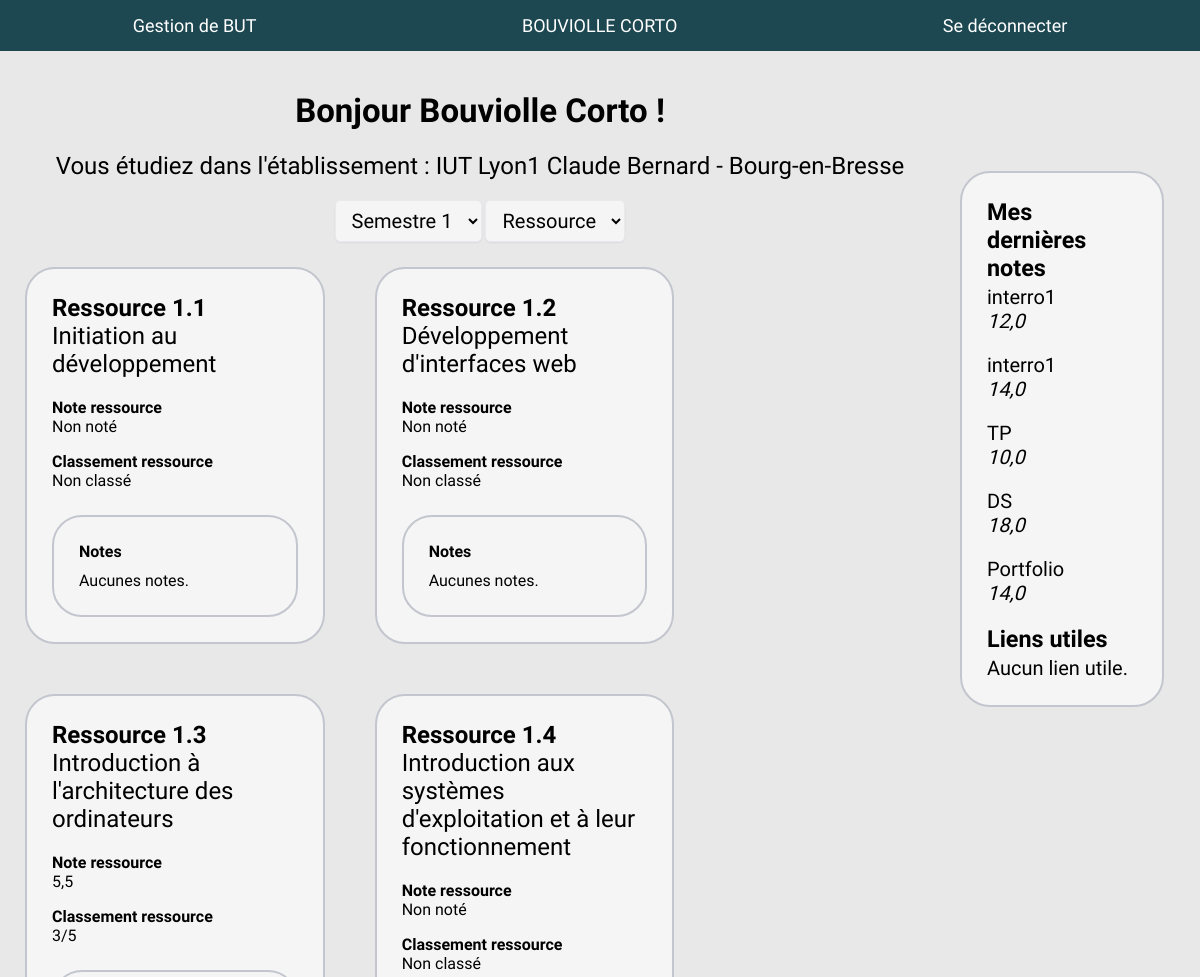
Before: /student/ (signed in, upper part) with the older database file.
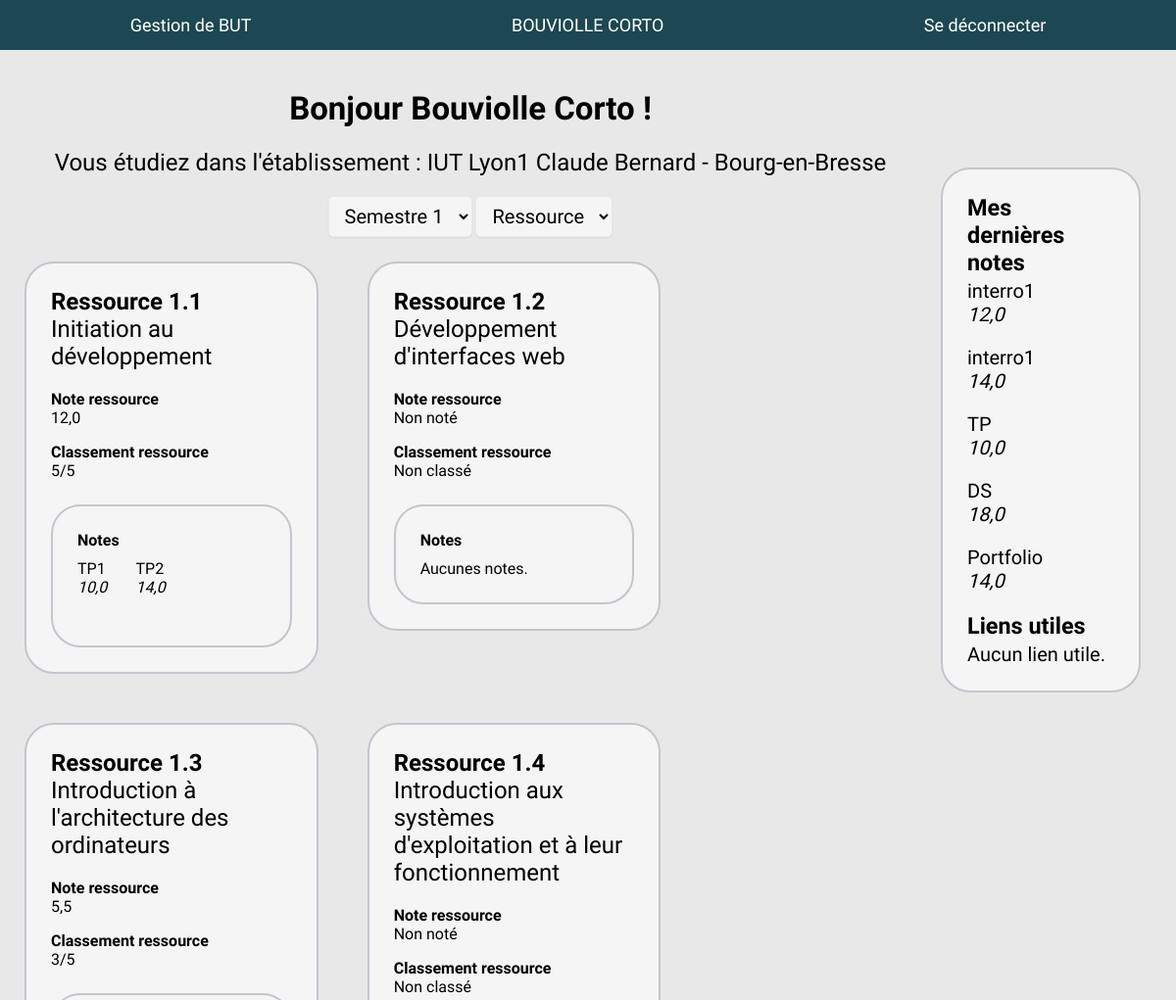
After: the same page with the newer database file.
### main/models.py (models this page shows, shortened)
class Establishment(models.Model):
    name = models.CharField(max_length=80)
    def __str__(self):
        return self.name

class Resource(models.Model):
    number = models.IntegerField(default=None, blank=False, null=True)
    name = models.CharField(max_length=50)
    semester = models.ForeignKey(Semester, on_delete=models.CASCADE, default=None, blank=False, null=True)
    ues = models.ManyToManyField(UE, related_name="resources")
    def __str__(self):
        return f"Ressource {self.semester.number}.{self.number}"
    def getEvaluations(self):
        return Evaluation.objects.filter(resource=self)
    def getNote(self, student):
        nb, sum = 0, 0
        for evaluation in self.getEvaluations():
            note = evaluation.getNote(student)
            if note != None:
                sum += note * evaluation.coef
                nb += evaluation.coef
        return round(sum / nb, 2) if nb > 0 else None
    def getRanking(self, student):
        notes = {}
        for s in student.department.getStudents():
            note = self.getNote(s)
            if note != None:
                notes[s] = note
        if len(notes) > 0:
            notes = dict(sorted(notes.items(), key=lambda notes:notes[1], reverse=True))
            try:
                index = list(notes.keys()).index(student)
                return str(index + 1) + "/" + str(len(notes))
            except ValueError:
                return None
        return None

class Semester(models.Model):
    number = models.IntegerField(default=None, blank=False, null=True)
    department = models.ForeignKey(Department, on_delete=models.CASCADE, default=None, blank=False, null=True)
    def __str__(self):
        return "Semestre " + str(self.number)
    def getResources(self):
        return Resource.objects.filter(semester=self).order_by("number")
    def getUEs(self):
        ues = []								# Liste de retour
        for resource in self.getResources():	# Loop les ressources du semestre
            for ue in resource.ues.all():			# Loop les UEs associés
                if ue not in ues:						# Check pour l'insertion unique d'UE
                    ues.append(ue)							# Insert l'UE dans la liste
        return ues

class Grade(models.Model):
    evaluation = models.ForeignKey(Evaluation, on_delete=models.CASCADE, default=None, blank=False, null=True)
    student = models.ForeignKey(Student, on_delete=models.CASCADE, default=None, blank=False, null=True)
    note = models.FloatField(default=0, blank=False, null=False)
    def __str__(self):
        return self.evaluation.name

class Evaluation(models.Model):
    name = models.CharField(max_length=50)
    professor = models.ForeignKey(Professor, on_delete=models.CASCADE, default=None, blank=False, null=True)
    resource = models.ForeignKey(Resource, on_delete=models.CASCADE, default=None, blank=False, null=True)
    group = models.ForeignKey(Group, on_delete=models.DO_NOTHING, default=None, blank=False, null=True)
    date = models.DateTimeField(default=now)
    max_note = models.IntegerField(default=20, blank=True, null=False)
    coef = models.FloatField(default=1, blank=True, null=False)
    def getGrade(self, student):
        return Grade.objects.filter(evaluation=self, student=student).first()
    def getNote(self, student):
        grade = self.getGrade(student)
        if grade == None:
            return None
        return grade.note

### student/views.py (the view)
# urls.py: path('', index, name="index"),
@login_required
def index(request):
    user = request.user
    student = isStudent(user)
    if student == None:
        return redirect("login")
    department = student.department
    student_view = {}
    for semester in department.getSemesters():
        student_view[semester] = {}, {}
        for resource in semester.getResources():
            student_view[semester][0][resource] = {}, resource.getNote(student), resource.getRanking(student)
            for evaluation in resource.getEvaluations():
                student_view[semester][0][resource][0][evaluation] = evaluation.getNote(student)
        for ue in semester.getUEs():
            student_view[semester][1][ue] = {}, ue.getNote(student), ue.getRanking(student)
            for resource in ue.getResources():
                student_view[semester][1][ue][0][resource] = {}
                for evaluation in resource.getEvaluations():
                    student_view[semester][1][ue][0][resource][evaluation] = evaluation.getNote(student)
    return render(
        request,
        "s_index.html",
        context = {
            "establishment": department.establishment,
            "student_view": student_view,
            "lastGrades": student.getLastGrades(5),
            "validate": department.validateYear(student),
            "usefulLinks": department.getUsefulLinks(),
        }
    )

### main/models.py (called while the page is built)
    def validateYear(self, student):
        mcg = self.min_competence_grade
        mcr = self.min_competence_required
        if mcg == None or mcr == None:
            return None
        grade_sup_to_min = True
        required_to_min = 0
        for competence in self.getCompetences():
            note = competence.getNote(student)
            if note != None:
                grade_sup_to_min = grade_sup_to_min and note > mcg
                if note >= 10:
                    required_to_min += 1
        return grade_sup_to_min and required_to_min >= mcr

    def getCompetences(self):
        return Competence.objects.filter(department=self).order_by("number")

    def getSemesters(self):
        return Semester.objects.filter(department=self).order_by("number")

    def getStudents(self):
        return Student.objects.filter(department=self)

    def getUsefulLinks(self):
        return UsefulLink.objects.filter(department=self).order_by("name")

    def getUEs(self):
        return UE.objects.filter(competence=self).order_by("number")

    def getNote(self, student):
        nb, sum = 0, 0
        for ue in self.getUEs():
            note = ue.getNote(student)
            if note != None:
                sum += note
                nb += 1
        return round(sum / nb, 2) if nb > 0 else None

    def getResources(self):
        return Resource.objects.filter(ues=self).order_by("number")

    def getNote(self, student):
        nb, sum = 0, 0                                  # Nombre de note, Somme des notes
        for resource in self.getResources():            # Loop les ressources de l'UE
            for evaluation in resource.getEvaluations():    # Loop les évaluations associés
                note = evaluation.getNote(student)              # Prend la note de l'étudiant de l'évaluation
                if note != None:                                # Si la note existe
                    sum += note * evaluation.coef                   # Ajoute la note à la somme
                    nb += evaluation.coef                           # Incrémente le nombre de note
        return round(sum / nb, 2) if nb > 0 else None   # Si le nombre de note > 0, retourne une moyenne, sinon None

    def getGrades(self):
        return Grade.objects.filter(student=self)

    def getLastGrades(self, amount):
        return self.getGrades()[:amount]

### student/templates/s_index.html (shortened to what this page needs)
{% extends 'head.html' %}
{% load static %}
{% block content %}
<div class="wrapper left-side">
    <h1>Bonjour {{ user.last_name }} {{ user.first_name }} !</h1>
    <h2>Vous étudiez dans l'établissement : {{ establishment }}</h2>
    <div class="selections">
        <select id="semesterSelection" name="semestre">
            {% for semester in student_view.keys %}
            <option value="{{ semester.id }}">{{ semester }}</option>
            {% endfor %}
        </select>
        <select id="viewSelection" name="view">
            <option value="resource">Ressource</option>
        </select>
    </div>
    <div class="content">
        {% for semester, resources_ues in student_view.items %}
        <div class="semester {{ semester.id }}">
            {% for resource, evaluations in resources_ues.0.items %}
            <div class="resource styled-card hoverable">
                <form class="auto" action="{% url 'student:resource' semester_id=semester.id resource_id=resource.id %}" method="post">
                    <h2><strong>{{ resource }}</strong><br>{{ resource.name }}</h2>
                    <p><strong>Note ressource</strong><br>{{ evaluations.1|default_if_none:"Non noté" }}</p>
                    <p><strong>Classement ressource</strong><br>{{ evaluations.2|default_if_none:"Non classé" }}</p>
                    <div class="styled-card evaluations">
                        <div class="title">Notes</div>
                        {% if not evaluations.0 %}
                        Aucunes notes.
                        {% else %}
                        <div class="carousel">
                            {% for evaluation, note in evaluations.0.items %}
                            <div class="evaluation carousel-item">
                                {{ evaluation.name }}
                                <br>
                                <em>{{ note|default_if_none:"Non noté" }}</em>
                            </div>
                            {% endfor %}
                        </div>
                        {% endif %}
                    </div>
                </form>
            </div>
            {% endfor %}
        </div>
        {% endfor %}
    </div>
</div>
<aside>
    <div class="aside-container styled-card">
        <div class="notes">
            <h3>Mes dernières notes</h3>
            {% if not lastGrades %}
            <p>Aucune note.</p>
            {% else %}
            {% for grade in lastGrades %}
            <div class="note">
                <p>{{ grade }}<br><em>{{ grade.note }}</em></p>
            </div>
            {% endfor %}
            {% endif %}
        </div>
        <div class="links">
            <h3>Liens utiles</h3>
            {% if not usefulLinks %}
            Aucun lien utile.
            {% endif %}
        </div>
    </div>
</aside>
{% endblock %}

### templates/head.html (shortened to what this page needs)
{% load static %}
<!DOCTYPE html>
<html lang="en">
<head>
    <link rel="stylesheet" href="{% static 'css/styles.css' %}" media="all" />
    {% if "/student/" in request.path %}
    <link rel="stylesheet" href="{% static 'css/student.css' %}" media="all" />
    {% elif "/professor/" in request.path %}
    <link rel="stylesheet" href="{% static 'css/professor.css' %}" media="all" />
    <script src="{% static 'js/professor.js' %}" defer></script>
    {% elif "/administrator/" in request.path %}
    <link rel="stylesheet" href="{% static 'css/administrator.css' %}" media="all" />
    <script src="{% static 'js/administrator.js' %}" defer></script>
    {% endif %}
</head>
<body>
    <header>
        <nav>
            <form class="auto" action="{% url 'main:index' %}" method="post">
                <span class="effect-underline">Gestion de BUT</span>
            </form>
            {% if user.is_authenticated %}
            <form class="auto" action="{% url 'profile' %}" method="post">
                <span class="effect-underline">{{ user.last_name|upper }} {{ user.first_name|upper }}</span>
            </form>
            <form class="auto" action="{% url 'logout' %}" method="post">
                <span class="effect-underline">Se déconnecter</span>
            </form>
            {% else %}
            <form class="auto" action="{% url 'login' %}" method="post">
                {% csrf_token %}
                <span class="effect-underline">Se connecter</span>
            </form>
            {% endif %}
        </nav>
    </header>
    <main>
        {% block content %}
        {% endblock %}
    </main>
</body>
</html>

### assets/css/styles.css (style rules this page uses)
:root { --primary-color: #e8e8e8; --element-color: #1D4851; }
html, body { height: 100%; padding: 0; margin: 0; }
body { display: flex; flex-direction: column; font-family: Sora; overflow-y: overlay; box-sizing: border-box; }
main { display: flex; flex-direction: row; padding: 40px 0; user-select: none; background: var(--primary-color); min-height: calc(100% - 52px - 40px * 2); height: auto; overflow: auto; }
h1 { text-align: center; font-size: 33px; margin-top: 0; font-weight: 600; }
h2 { position: relative; z-index: 99; margin-top: 0; font-weight: 400; }
strong { font-weight: 700; }
header { width: 100%; background: var(--element-color); color: #ffffff; font-size: 18px; }
nav { display: flex; flex-direction: row; justify-content: space-around; }
nav > form { cursor: pointer; padding: 15px 17px; }
.effect-underline { position: relative; }
.effect-underline:after { content: ''; position: absolute; left: 0; height: 1em; width: 100%; border-bottom: 1px solid; margin-top: 8px; opacity: 0; transition: opacity 0.35s, transform 0.35s; transform: scale(0, 1); }
.wrapper { display: flex; flex-direction: column; align-items: center; width: 100%; }
.left-side { width: 80%; }
.wrapper select { position: relative; z-index: 2; padding: 7px 12px; border: 1px solid #E8EAED; background: #f5f5f5; border-radius: 5px; box-shadow: 0 1px 3px -2px #9098A9; cursor: pointer; font-size: 20px; font-family: inherit; }
.wrapper select > option { font: inherit; }
.carousel { display: flex; flex-direction: row; gap: 25px; overflow-x: auto; }
.carousel-item { min-width: 18%; min-height: max-content; padding: 25px; }
.styled-card { position: relative; z-index: 1; padding: 25px; border-radius: 30px; border: 2px solid #c3c6ce; background: #f5f5f5; }
.hoverable { transition: transform .5s, border-color .5s, box-shadow .5s ease; }
.title { display: flex; flex-direction: row; align-items: center; justify-content: space-between; width: 100%; font-weight: bold; }
.content { width: 100%; }
.content form { margin: -25px; padding: 25px; }
aside { position: relative; width: 20%; font-size: 20px; }
aside h3 { margin-bottom: 2%; margin-top: 0; }
.aside-container { position: sticky; margin-right: 15%; margin-bottom: 80px; top: 80px; border-radius: 30px; }
.notes, .links { display: flex; flex-wrap: wrap; justify-content: center; flex-direction: column; }
.note p { margin-top: 0; }

### assets/css/student.css (style rules this page uses)
.semester { display: flex; flex-direction: row; flex-wrap: wrap; gap: 50px; margin: 25px; }
.resource, .ue, .evaluations { width: 27%; height: max-content; }
.evaluations { width: unset; display: flex; flex-direction: row; flex-wrap: wrap; gap: 10px 30px; margin-top: 25px; }
.evaluation { margin-top: -25px; min-width: 18%; padding: 0; }
.carousel { width: 100%; padding: 25px 0; }

Changed rows visible on the page:
shown differently, row unchanged: Resource "Ressource 1.1": evaluations "Non noté" → "12,0"; evaluations "Non classé" → "5/5"; no longer shows "Aucunes notes."
added Evaluation: name "TP1", note "10,0", shown under Resource "Ressource 1.1"
added Evaluation: name "TP2", note "14,0", shown under Resource "Ressource 1.1"
